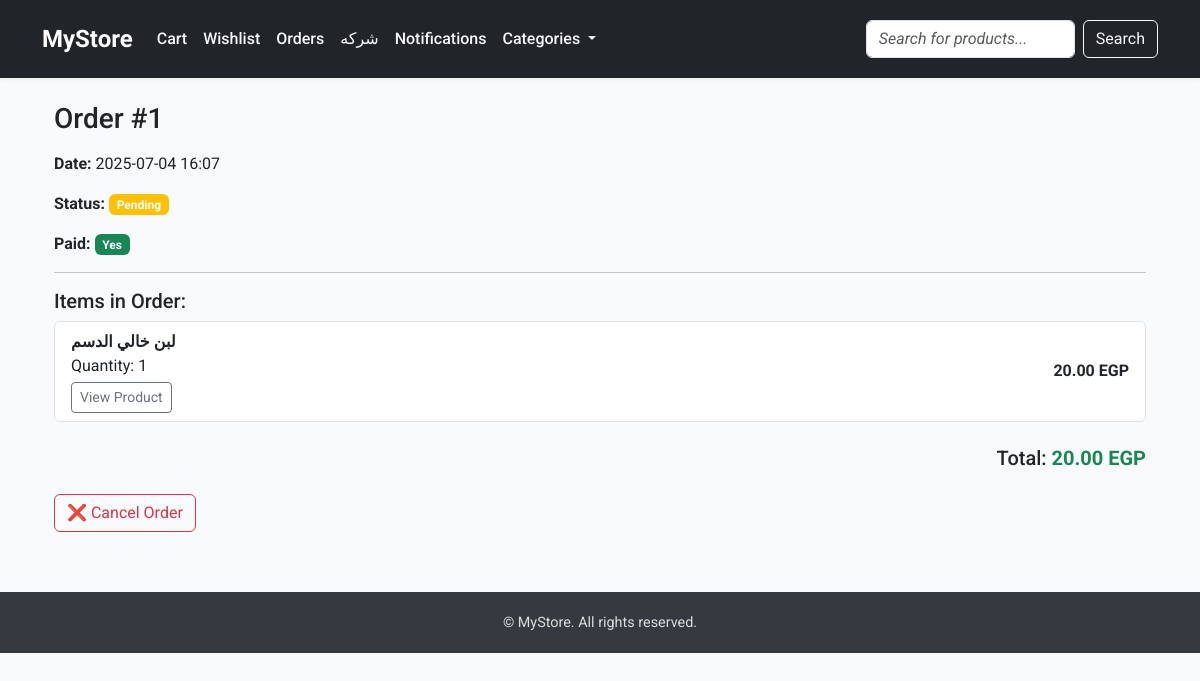
/orders/1/ (signed in), run on the app's committed database.
### store/models.py (models this page shows, shortened)
class Order(models.Model):
    STATUS_CHOICES = [
        ('pending', 'Pending'),
        ('processing', 'Processing'),
        ('shipped', 'Shipped'),
        ('delivered', 'Delivered'),
        ('cancelled', 'Cancelled'),
    ]
    user = models.ForeignKey(User, on_delete=models.CASCADE, related_name='orders')
    seller = models.ForeignKey(User, on_delete=models.CASCADE, related_name='received_orders', null=True, blank=True)  # ✅
    created_at = models.DateTimeField(auto_now_add=True)
    is_paid = models.BooleanField(default=False)
    status = models.CharField(max_length=20, choices=STATUS_CHOICES, default='pending')
    def total_price(self):
        return sum(item.subtotal() for item in self.items.all())

class OrderItem(models.Model):
    order = models.ForeignKey(Order, on_delete=models.CASCADE, related_name='items')
    product = models.ForeignKey(Product, on_delete=models.CASCADE)
    quantity = models.PositiveIntegerField(default=1)
    def subtotal(self):
        return self.product.price * self.quantity

class Product(models.Model):
    category = models.ForeignKey(Category, on_delete=models.CASCADE, related_name='products')
    name = models.CharField(max_length=100)
    description = models.TextField(blank=True)
    price = models.DecimalField(max_digits=8, decimal_places=2)
    available = models.BooleanField(default=True)
    seller = models.ForeignKey(User, on_delete=models.CASCADE, related_name='products')  # ✅

### store/views.py (the view)
# urls.py: path('orders/<int:order_id>/', views.order_detail, name='order_detail'),
@login_required
def order_detail(request, order_id):
    order = get_object_or_404(Order, id=order_id, user=request.user)
    return render(request, 'store/order_detail.html', {'order': order})

### store/context_processors.py (called while the page is built)
def categories_processor(request):
    return {'all_categories': Category.objects.all()}

### store/templates/store/order_detail.html (shortened to what this page needs)
{% extends "base.html" %}
{% block content %}
<div class="container mt-4">
  <h3 class="mb-3">Order #{{ order.id }}</h3>
  <div class="mb-3">
    <p><strong>Date:</strong> {{ order.created_at|date:"Y-m-d H:i" }}</p>
    <p><strong>Status:</strong>
      <span class="badge
        {% if order.status == 'pending' %} bg-warning
        {% elif order.status == 'processing' %} bg-info
        {% elif order.status == 'shipped' %} bg-primary
        {% elif order.status == 'delivered' %} bg-success
        {% elif order.status == 'cancelled' %} bg-danger
        {% endif %}
      ">
        {{ order.get_status_display }}
      </span>
    </p>
    <p><strong>Paid:</strong>
      {% if order.is_paid %}
        <span class="badge bg-success">Yes</span>
      {% else %}
        <span class="badge bg-danger">No</span>
      {% endif %}
    </p>
  </div>
  <hr>
  <h5>Items in Order:</h5>
  <ul class="list-group mb-4">
    {% for item in order.items.all %}
    <li class="list-group-item d-flex justify-content-between align-items-center">
      <div>
        <strong>{{ item.product.name }}</strong><br>
        Quantity: {{ item.quantity }}
        <br>
        <a href="{% url 'product_detail' item.product.id %}" class="btn btn-sm btn-outline-secondary mt-1">View Product</a>
      </div>
      <span class="fw-bold">{{ item.subtotal }} EGP</span>
    </li>
    {% endfor %}
  </ul>
  <div class="text-end mb-4">
    <h5>Total:
      <span class="text-success fw-bold">
        {{ order.total_price }} EGP
      </span>
    </h5>
  </div>
  {% if order.status == "pending" or order.status == "processing" %}
  <form method="post" action="{% url 'cancel_order' order.id %}">
    <button type="submit" class="btn btn-outline-danger" onclick="return confirm('Are you sure you want to cancel this order?');">
      ❌ Cancel Order
    </button>
  </form>
  {% endif %}
</div>
{% endblock %}

### store/templates/base.html (shortened to what this page needs)
{% load static %}
<!DOCTYPE html>
<html lang="en">
<head>
  <link href="https://cdn.jsdelivr.net/npm/bootstrap@5.3.2/dist/css/bootstrap.min.css" rel="stylesheet">
</head>
<body>
<nav class="navbar navbar-expand-lg navbar-dark bg-dark py-3">
  <div class="container">
    <a class="navbar-brand" href="{% url 'product_list' %}">MyStore</a>
    <div class="collapse navbar-collapse" id="navbarContent">
      <ul class="navbar-nav me-auto mb-2 mb-lg-0">
        {% if user.is_authenticated %}
          <li class="nav-item"><a class="nav-link" href="{% url 'view_cart' %}">Cart</a></li>
          <li class="nav-item"><a class="nav-link" href="{% url 'wishlist' %}">Wishlist</a></li>
          <li class="nav-item"><a class="nav-link" href="{% url 'order_list' %}">Orders</a></li>
          <li class="nav-item"><a class="nav-link" href="{% url 'my_account' %}">{{ user.first_name|default:user.username }}</a></li>
        {% else %}
          <li class="nav-item"><a class="nav-link" href="{% url 'login' %}">Login</a></li>
        {% endif %}
        {% if user.is_authenticated %}
          <li class="nav-item">
            <a class="nav-link" href="{% url 'notifications' %}">
              Notifications
            </a>
          </li>
        {% endif %}
        <li class="nav-item dropdown">
          <a class="nav-link dropdown-toggle" href="#" id="categoryDropdown" role="button" data-bs-toggle="dropdown">
            Categories
          </a>
        </li>
      </ul>
      <form method="get" action="{% url 'search_products' %}" class="d-flex">
        <input class="form-control me-2" type="search" name="q" placeholder="Search for products...">
        <button class="btn btn-outline-light" type="submit">Search</button>
      </form>
    </div>
  </div>
</nav>
<div class="container mt-4">
  {% block content %}{% endblock %}
</div>
<footer>
  <div class="container text-center">
    <p>&copy; {{ now.year }} MyStore. All rights reserved.</p>
  </div>
</footer>
</body>
</html>

### store/templates/base.html (style rules this page uses)
body { font-family: 'Roboto', sans-serif; background-color: #f9fafb; }
.navbar { box-shadow: 0 2px 4px rgba(0,0,0,0.05); }
.navbar-brand { font-weight: 700; font-size: 1.5rem; }
.nav-link { font-weight: 500; color: #f8f9fa !important; }
footer { background-color: #343a40; color: #ddd; padding: 20px 0; margin-top: 60px; }
footer p { margin: 0; font-size: 0.9rem; }
.form-control::placeholder { font-style: italic; }
.badge { font-size: 0.75rem; }

### data on the page
Order: id "1", created_at "2025-07-04 16:07", status "Pending", total_price "20.00"
OrderItem: product.name "لبن خالي الدسم", quantity "1", subtotal "20.00"

### other printed values
{{ user.first_name|default:user.username }} "شركه"
